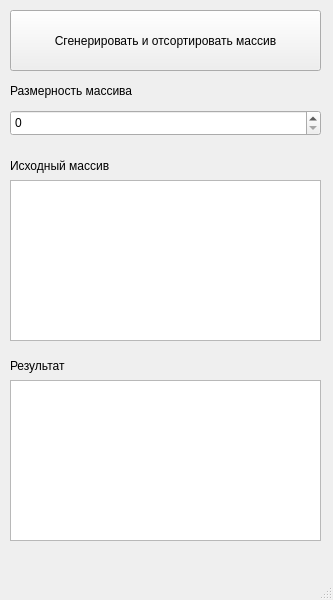
<?xml version="1.0" encoding="UTF-8"?>
<ui version="4.0">
 <class>MainWindow</class>
 <widget class="QMainWindow" name="MainWindow">
  <property name="geometry">
   <rect>
    <x>0</x>
    <y>0</y>
    <width>333</width>
    <height>600</height>
   </rect>
  </property>
  <property name="windowTitle">
   <string>MainWindow</string>
  </property>
  <widget class="QWidget" name="centralwidget">
   <widget class="QPlainTextEdit" name="plainTextEdit">
    <property name="geometry">
     <rect>
      <x>10</x>
      <y>180</y>
      <width>311</width>
      <height>161</height>
     </rect>
    </property>
   </widget>
   <widget class="QPushButton" name="pushButton">
    <property name="geometry">
     <rect>
      <x>10</x>
      <y>10</y>
      <width>311</width>
      <height>61</height>
     </rect>
    </property>
    <property name="text">
     <string>Сгенерировать и отсортировать массив</string>
    </property>
   </widget>
   <widget class="QLabel" name="label_2">
    <property name="geometry">
     <rect>
      <x>10</x>
      <y>150</y>
      <width>301</width>
      <height>31</height>
     </rect>
    </property>
    <property name="text">
     <string>Исходный массив</string>
    </property>
   </widget>
   <widget class="QLabel" name="label">
    <property name="geometry">
     <rect>
      <x>10</x>
      <y>80</y>
      <width>171</width>
      <height>21</height>
     </rect>
    </property>
    <property name="text">
     <string>Размерность массива</string>
    </property>
   </widget>
   <widget class="QSpinBox" name="spinBox">
    <property name="geometry">
     <rect>
      <x>10</x>
      <y>110</y>
      <width>311</width>
      <height>26</height>
     </rect>
    </property>
    <property name="maximum">
     <number>100000</number>
    </property>
   </widget>
   <widget class="QPlainTextEdit" name="plainTextEdit_2">
    <property name="geometry">
     <rect>
      <x>10</x>
      <y>380</y>
      <width>311</width>
      <height>161</height>
     </rect>
    </property>
   </widget>
   <widget class="QLabel" name="label_3">
    <property name="geometry">
     <rect>
      <x>10</x>
      <y>350</y>
      <width>301</width>
      <height>31</height>
     </rect>
    </property>
    <property name="text">
     <string>Результат</string>
    </property>
   </widget>
  </widget>
  <widget class="QMenuBar" name="menubar">
   <property name="geometry">
    <rect>
     <x>0</x>
     <y>0</y>
     <width>333</width>
     <height>23</height>
    </rect>
   </property>
  </widget>
  <widget class="QStatusBar" name="statusbar"/>
 </widget>
 <resources/>
 <connections/>
</ui>
